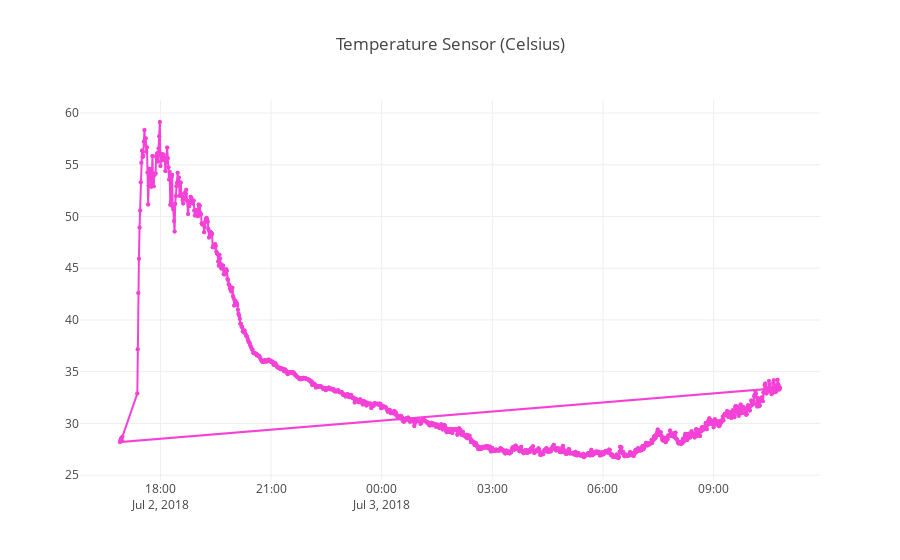

The notebook cell this image was saved under:
### Markdown cell above
Temperature:

### Code cell
draw_plot(data, 'Temp(C)', 'Temperature Sensor (Celsius)', 'rgb(244, 66, 215)')

### Figure 1 — Plotly figure (JSON) as saved in the notebook; plotly's stock layout.template omitted (floating-point values rounded to 4 significant figures; data arrays with more than 128 entries replaced by an {"elided": "..."} marker saying what was removed)
{"data": [{"marker": {"color": "rgb(244, 66, 215)", "size": 4}, "mode": "lines+markers", "type": "scatter", "x": {"elided": "2104 str values"}, "y": {"elided": "2104 float values"}}], "layout": {"title": "Temperature Sensor (Celsius)"}}
